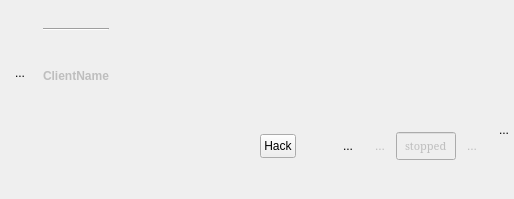
<?xml version="1.0" encoding="UTF-8"?>
<ui version="4.0">
 <class>ClientSlotWidget</class>
 <widget class="QFrame" name="ClientSlotWidget">
  <property name="geometry">
   <rect>
    <x>0</x>
    <y>0</y>
    <width>514</width>
    <height>199</height>
   </rect>
  </property>
  <property name="contextMenuPolicy">
   <enum>Qt::DefaultContextMenu</enum>
  </property>
  <property name="windowTitle">
   <string>Frame</string>
  </property>
  <layout class="QVBoxLayout" name="verticalLayout">
   <property name="spacing">
    <number>0</number>
   </property>
   <property name="leftMargin">
    <number>0</number>
   </property>
   <property name="topMargin">
    <number>3</number>
   </property>
   <property name="rightMargin">
    <number>0</number>
   </property>
   <property name="bottomMargin">
    <number>3</number>
   </property>
   <item>
    <spacer name="verticalSpacer_5">
     <property name="orientation">
      <enum>Qt::Vertical</enum>
     </property>
     <property name="sizeHint" stdset="0">
      <size>
       <width>20</width>
       <height>40</height>
      </size>
     </property>
    </spacer>
   </item>
   <item>
    <layout class="QVBoxLayout" name="mainLayout">
     <property name="spacing">
      <number>2</number>
     </property>
     <item>
      <layout class="QHBoxLayout" name="horizontalLayout_2">
       <item>
        <spacer name="horizontalSpacer_5">
         <property name="orientation">
          <enum>Qt::Horizontal</enum>
         </property>
         <property name="sizeType">
          <enum>QSizePolicy::Fixed</enum>
         </property>
         <property name="sizeHint" stdset="0">
          <size>
           <width>4</width>
           <height>20</height>
          </size>
         </property>
        </spacer>
       </item>
       <item>
        <widget class="QToolButton" name="iconButton">
         <property name="sizePolicy">
          <sizepolicy hsizetype="Expanding" vsizetype="Expanding">
           <horstretch>0</horstretch>
           <verstretch>0</verstretch>
          </sizepolicy>
         </property>
         <property name="minimumSize">
          <size>
           <width>32</width>
           <height>32</height>
          </size>
         </property>
         <property name="maximumSize">
          <size>
           <width>32</width>
           <height>32</height>
          </size>
         </property>
         <property name="styleSheet">
          <string notr="true">QToolButton::menu-indicator{ image: url(none.jpg);}
QToolButton {border: none}</string>
         </property>
         <property name="text">
          <string>...</string>
         </property>
         <property name="iconSize">
          <size>
           <width>32</width>
           <height>32</height>
          </size>
         </property>
         <property name="popupMode">
          <enum>QToolButton::InstantPopup</enum>
         </property>
        </widget>
       </item>
       <item>
        <spacer name="horizontalSpacer_2">
         <property name="orientation">
          <enum>Qt::Horizontal</enum>
         </property>
         <property name="sizeType">
          <enum>QSizePolicy::Fixed</enum>
         </property>
         <property name="sizeHint" stdset="0">
          <size>
           <width>5</width>
           <height>20</height>
          </size>
         </property>
        </spacer>
       </item>
       <item>
        <layout class="QVBoxLayout" name="verticalLayout_4">
         <item>
          <widget class="Line" name="line">
           <property name="orientation">
            <enum>Qt::Horizontal</enum>
           </property>
          </widget>
         </item>
         <item>
          <spacer name="verticalSpacer_2">
           <property name="orientation">
            <enum>Qt::Vertical</enum>
           </property>
           <property name="sizeHint" stdset="0">
            <size>
             <width>20</width>
             <height>40</height>
            </size>
           </property>
          </spacer>
         </item>
         <item>
          <widget class="QLabel" name="ClientName">
           <property name="enabled">
            <bool>false</bool>
           </property>
           <property name="sizePolicy">
            <sizepolicy hsizetype="Preferred" vsizetype="Preferred">
             <horstretch>0</horstretch>
             <verstretch>0</verstretch>
            </sizepolicy>
           </property>
           <property name="maximumSize">
            <size>
             <width>16777215</width>
             <height>16777215</height>
            </size>
           </property>
           <property name="styleSheet">
            <string notr="true">font-weight : bold</string>
           </property>
           <property name="text">
            <string>ClientName</string>
           </property>
          </widget>
         </item>
         <item>
          <spacer name="verticalSpacer_3">
           <property name="orientation">
            <enum>Qt::Vertical</enum>
           </property>
           <property name="sizeHint" stdset="0">
            <size>
             <width>20</width>
             <height>40</height>
            </size>
           </property>
          </spacer>
         </item>
        </layout>
       </item>
       <item>
        <spacer name="horizontalSpacer_6">
         <property name="orientation">
          <enum>Qt::Horizontal</enum>
         </property>
         <property name="sizeType">
          <enum>QSizePolicy::MinimumExpanding</enum>
         </property>
         <property name="sizeHint" stdset="0">
          <size>
           <width>0</width>
           <height>20</height>
          </size>
         </property>
        </spacer>
       </item>
      </layout>
     </item>
     <item>
      <layout class="QHBoxLayout" name="layout_top">
       <property name="spacing">
        <number>0</number>
       </property>
       <item>
        <widget class="QWidget" name="spacerLeftOfDown" native="true">
         <layout class="QHBoxLayout" name="horizontalLayout">
          <property name="spacing">
           <number>0</number>
          </property>
          <property name="leftMargin">
           <number>0</number>
          </property>
          <property name="topMargin">
           <number>0</number>
          </property>
          <property name="rightMargin">
           <number>0</number>
          </property>
          <property name="bottomMargin">
           <number>0</number>
          </property>
          <item>
           <spacer name="horizontalSpacer_3">
            <property name="orientation">
             <enum>Qt::Horizontal</enum>
            </property>
            <property name="sizeType">
             <enum>QSizePolicy::Expanding</enum>
            </property>
            <property name="sizeHint" stdset="0">
             <size>
              <width>0</width>
              <height>20</height>
             </size>
            </property>
           </spacer>
          </item>
         </layout>
        </widget>
       </item>
       <item>
        <widget class="RayHackButton" name="toolButtonHack">
         <property name="sizePolicy">
          <sizepolicy hsizetype="Preferred" vsizetype="Fixed">
           <horstretch>0</horstretch>
           <verstretch>0</verstretch>
          </sizepolicy>
         </property>
         <property name="minimumSize">
          <size>
           <width>36</width>
           <height>20</height>
          </size>
         </property>
         <property name="maximumSize">
          <size>
           <width>36</width>
           <height>24</height>
          </size>
         </property>
         <property name="toolTip">
          <string>Display client Ray-Hack properties</string>
         </property>
         <property name="autoFillBackground">
          <bool>false</bool>
         </property>
         <property name="text">
          <string>Hack</string>
         </property>
         <property name="icon">
          <iconset>
           <normaloff>:/scalable/breeze/layer-visible-on.png</normaloff>:/scalable/breeze/layer-visible-on.png</iconset>
         </property>
         <property name="iconSize">
          <size>
           <width>32</width>
           <height>32</height>
          </size>
         </property>
         <property name="checkable">
          <bool>true</bool>
         </property>
         <property name="toolButtonStyle">
          <enum>Qt::ToolButtonTextOnly</enum>
         </property>
        </widget>
       </item>
       <item>
        <widget class="QToolButton" name="toolButtonGUI">
         <property name="minimumSize">
          <size>
           <width>32</width>
           <height>32</height>
          </size>
         </property>
         <property name="styleSheet">
          <string notr="true">QToolButton{border:none}</string>
         </property>
         <property name="text">
          <string/>
         </property>
         <property name="icon">
          <iconset>
           <normaloff>../../../.designer/backup</normaloff>../../../.designer/backup</iconset>
         </property>
         <property name="iconSize">
          <size>
           <width>22</width>
           <height>22</height>
          </size>
         </property>
        </widget>
       </item>
       <item>
        <spacer name="horizontalSpacer">
         <property name="orientation">
          <enum>Qt::Horizontal</enum>
         </property>
         <property name="sizeType">
          <enum>QSizePolicy::Fixed</enum>
         </property>
         <property name="sizeHint" stdset="0">
          <size>
           <width>4</width>
           <height>20</height>
          </size>
         </property>
        </spacer>
       </item>
       <item>
        <widget class="QToolButton" name="startButton">
         <property name="minimumSize">
          <size>
           <width>32</width>
           <height>32</height>
          </size>
         </property>
         <property name="maximumSize">
          <size>
           <width>32</width>
           <height>32</height>
          </size>
         </property>
         <property name="toolTip">
          <string>Launch</string>
         </property>
         <property name="styleSheet">
          <string notr="true">QToolButton {border: none}</string>
         </property>
         <property name="text">
          <string>...</string>
         </property>
         <property name="icon">
          <iconset resource="../resources.qrc">
           <normaloff>:/scalable/breeze/media-playback-start.svg</normaloff>
           <disabledoff>:/scalable/breeze/disabled/media-playback-start.svg</disabledoff>:/scalable/breeze/media-playback-start.svg</iconset>
         </property>
         <property name="iconSize">
          <size>
           <width>32</width>
           <height>32</height>
          </size>
         </property>
        </widget>
       </item>
       <item>
        <widget class="QToolButton" name="stopButton">
         <property name="enabled">
          <bool>false</bool>
         </property>
         <property name="minimumSize">
          <size>
           <width>32</width>
           <height>32</height>
          </size>
         </property>
         <property name="maximumSize">
          <size>
           <width>32</width>
           <height>32</height>
          </size>
         </property>
         <property name="toolTip">
          <string>&lt;html&gt;&lt;head/&gt;&lt;body&gt;&lt;p&gt;Politely ask the client to stop.&lt;/p&gt;&lt;/body&gt;&lt;/html&gt;</string>
         </property>
         <property name="styleSheet">
          <string notr="true">QToolButton {border: none}</string>
         </property>
         <property name="text">
          <string>...</string>
         </property>
         <property name="icon">
          <iconset resource="../resources.qrc">
           <normaloff>:/scalable/breeze/media-playback-stop.svg</normaloff>
           <disabledoff>:/scalable/breeze/disabled/media-playback-stop.svg</disabledoff>:/scalable/breeze/media-playback-stop.svg</iconset>
         </property>
         <property name="iconSize">
          <size>
           <width>32</width>
           <height>32</height>
          </size>
         </property>
        </widget>
       </item>
       <item>
        <widget class="StatusBar" name="lineEditClientStatus">
         <property name="enabled">
          <bool>false</bool>
         </property>
         <property name="sizePolicy">
          <sizepolicy hsizetype="Fixed" vsizetype="Fixed">
           <horstretch>0</horstretch>
           <verstretch>0</verstretch>
          </sizepolicy>
         </property>
         <property name="maximumSize">
          <size>
           <width>60</width>
           <height>28</height>
          </size>
         </property>
         <property name="font">
          <font>
           <family>Serif</family>
           <pointsize>8</pointsize>
           <weight>50</weight>
           <bold>false</bold>
          </font>
         </property>
         <property name="toolTip">
          <string>Status</string>
         </property>
         <property name="text">
          <string>stopped</string>
         </property>
         <property name="frame">
          <bool>true</bool>
         </property>
         <property name="alignment">
          <set>Qt::AlignCenter</set>
         </property>
         <property name="readOnly">
          <bool>true</bool>
         </property>
        </widget>
       </item>
       <item>
        <widget class="QToolButton" name="saveButton">
         <property name="enabled">
          <bool>false</bool>
         </property>
         <property name="minimumSize">
          <size>
           <width>32</width>
           <height>32</height>
          </size>
         </property>
         <property name="maximumSize">
          <size>
           <width>32</width>
           <height>32</height>
          </size>
         </property>
         <property name="toolTip">
          <string>Save</string>
         </property>
         <property name="styleSheet">
          <string notr="true">QToolButton {border: none}</string>
         </property>
         <property name="text">
          <string>...</string>
         </property>
         <property name="icon">
          <iconset resource="../resources.qrc">
           <normaloff>:/scalable/breeze/document-save.svg</normaloff>:/scalable/breeze/document-save.svg</iconset>
         </property>
         <property name="iconSize">
          <size>
           <width>32</width>
           <height>32</height>
          </size>
         </property>
        </widget>
       </item>
       <item>
        <spacer name="horizontalSpacer_4">
         <property name="orientation">
          <enum>Qt::Horizontal</enum>
         </property>
         <property name="sizeType">
          <enum>QSizePolicy::Fixed</enum>
         </property>
         <property name="sizeHint" stdset="0">
          <size>
           <width>6</width>
           <height>20</height>
          </size>
         </property>
        </spacer>
       </item>
       <item>
        <layout class="QVBoxLayout" name="verticalLayout_2">
         <item>
          <widget class="QToolButton" name="closeButton">
           <property name="sizePolicy">
            <sizepolicy hsizetype="Preferred" vsizetype="Preferred">
             <horstretch>0</horstretch>
             <verstretch>0</verstretch>
            </sizepolicy>
           </property>
           <property name="maximumSize">
            <size>
             <width>22</width>
             <height>22</height>
            </size>
           </property>
           <property name="toolTip">
            <string>Remove</string>
           </property>
           <property name="styleSheet">
            <string notr="true">QToolButton {border: none}</string>
           </property>
           <property name="text">
            <string>...</string>
           </property>
           <property name="icon">
            <iconset resource="../resources.qrc">
             <normaloff>:/scalable/breeze/window-close.svg</normaloff>:/scalable/breeze/window-close.svg</iconset>
           </property>
          </widget>
         </item>
         <item>
          <spacer name="verticalSpacer">
           <property name="orientation">
            <enum>Qt::Vertical</enum>
           </property>
           <property name="sizeHint" stdset="0">
            <size>
             <width>20</width>
             <height>40</height>
            </size>
           </property>
          </spacer>
         </item>
        </layout>
       </item>
      </layout>
     </item>
    </layout>
   </item>
   <item>
    <spacer name="verticalSpacer_4">
     <property name="orientation">
      <enum>Qt::Vertical</enum>
     </property>
     <property name="sizeHint" stdset="0">
      <size>
       <width>20</width>
       <height>40</height>
      </size>
     </property>
    </spacer>
   </item>
  </layout>
  <action name="actionSaveAsApplicationTemplate">
   <property name="icon">
    <iconset theme="document-save-as-template">
     <normaloff>../../../../../.designer/backup</normaloff>../../../../../.designer/backup</iconset>
   </property>
   <property name="text">
    <string>Save As Application Template</string>
   </property>
  </action>
  <action name="actionProperties">
   <property name="icon">
    <iconset theme="document-properties">
     <normaloff>../../../../../.designer/backup</normaloff>../../../../../.designer/backup</iconset>
   </property>
   <property name="text">
    <string>Properties</string>
   </property>
  </action>
  <action name="actionReturnToAPreviousState">
   <property name="icon">
    <iconset theme="media-seek-backward">
     <normaloff>../../../.designer/backup</normaloff>../../../.designer/backup</iconset>
   </property>
   <property name="text">
    <string>Return To A Previous State</string>
   </property>
  </action>
  <action name="actionRename">
   <property name="icon">
    <iconset theme="edit-rename">
     <normaloff>../../../.designer/backup</normaloff>../../../.designer/backup</iconset>
   </property>
   <property name="text">
    <string>Rename</string>
   </property>
  </action>
  <action name="actionFindBoxesInPatchbay">
   <property name="icon">
    <iconset theme="edit-find">
     <normaloff>.</normaloff>.</iconset>
   </property>
   <property name="text">
    <string>Find boxes in patchbay</string>
   </property>
  </action>
  <action name="actionNewAlternative">
   <property name="icon">
    <iconset theme="list-add"/>
   </property>
   <property name="text">
    <string>New Alternative</string>
   </property>
  </action>
 </widget>
 <customwidgets>
  <customwidget>
   <class>StatusBar</class>
   <extends>QLineEdit</extends>
   <header>surclassed_widgets</header>
  </customwidget>
  <customwidget>
   <class>RayHackButton</class>
   <extends>QToolButton</extends>
   <header location="global">surclassed_widgets</header>
  </customwidget>
 </customwidgets>
 <resources>
  <include location="../resources.qrc"/>
 </resources>
 <connections/>
</ui>
